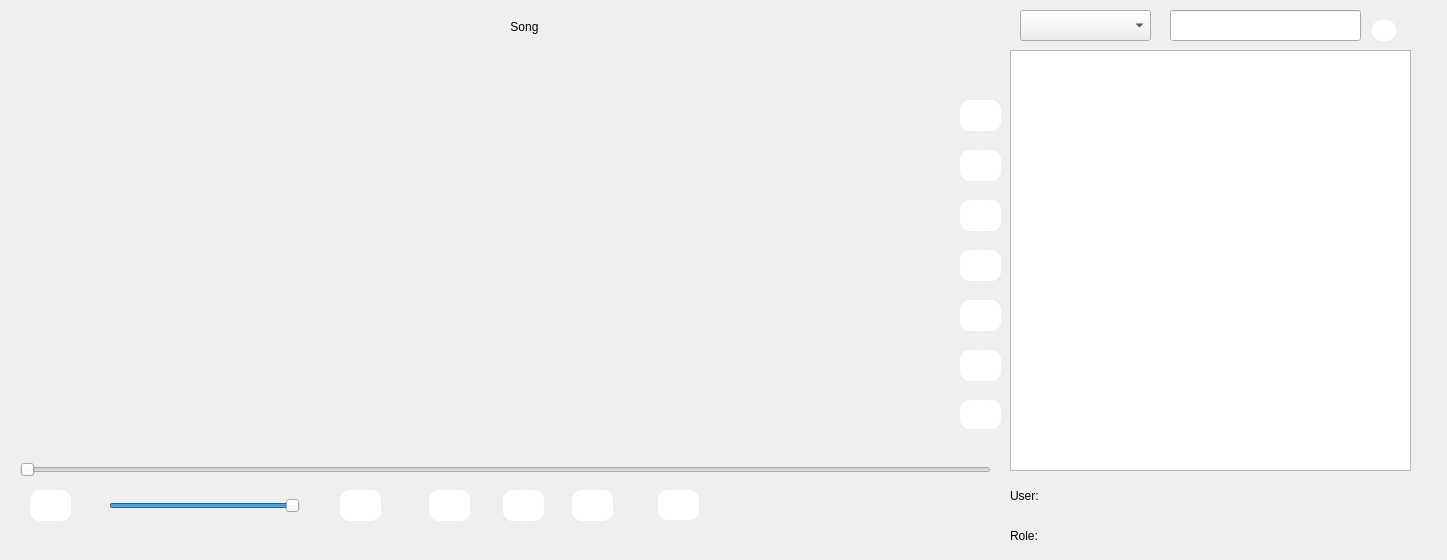
<?xml version="1.0" encoding="UTF-8"?>
<ui version="4.0">
 <class>MainWindow</class>
 <widget class="QMainWindow" name="MainWindow">
  <property name="geometry">
   <rect>
    <x>0</x>
    <y>0</y>
    <width>1447</width>
    <height>560</height>
   </rect>
  </property>
  <property name="sizePolicy">
   <sizepolicy hsizetype="Fixed" vsizetype="Fixed">
    <horstretch>0</horstretch>
    <verstretch>0</verstretch>
   </sizepolicy>
  </property>
  <property name="windowTitle">
   <string>Music Player</string>
  </property>
  <widget class="QWidget" name="centralWidget">
   <property name="sizePolicy">
    <sizepolicy hsizetype="Fixed" vsizetype="Fixed">
     <horstretch>0</horstretch>
     <verstretch>0</verstretch>
    </sizepolicy>
   </property>
   <widget class="QSlider" name="seekBar">
    <property name="geometry">
     <rect>
      <x>20</x>
      <y>460</y>
      <width>971</width>
      <height>20</height>
     </rect>
    </property>
    <property name="mouseTracking">
     <bool>true</bool>
    </property>
    <property name="focusPolicy">
     <enum>Qt::NoFocus</enum>
    </property>
    <property name="acceptDrops">
     <bool>false</bool>
    </property>
    <property name="maximum">
     <number>1000</number>
    </property>
    <property name="orientation">
     <enum>Qt::Horizontal</enum>
    </property>
   </widget>
   <widget class="QPushButton" name="back">
    <property name="geometry">
     <rect>
      <x>429</x>
      <y>490</y>
      <width>41</width>
      <height>31</height>
     </rect>
    </property>
    <property name="cursor">
     <cursorShape>OpenHandCursor</cursorShape>
    </property>
    <property name="focusPolicy">
     <enum>Qt::NoFocus</enum>
    </property>
    <property name="styleSheet">
     <string notr="true">QPushButton{
	border-radius:10px;
	background:white;
}</string>
    </property>
    <property name="text">
     <string/>
    </property>
   </widget>
   <widget class="QPushButton" name="play">
    <property name="geometry">
     <rect>
      <x>503</x>
      <y>490</y>
      <width>41</width>
      <height>31</height>
     </rect>
    </property>
    <property name="cursor">
     <cursorShape>OpenHandCursor</cursorShape>
    </property>
    <property name="focusPolicy">
     <enum>Qt::NoFocus</enum>
    </property>
    <property name="styleSheet">
     <string notr="true">QPushButton{
	border-radius:10px;
	background:white;
}</string>
    </property>
    <property name="text">
     <string/>
    </property>
    <property name="checkable">
     <bool>true</bool>
    </property>
    <property name="checked">
     <bool>true</bool>
    </property>
   </widget>
   <widget class="QPushButton" name="forward">
    <property name="geometry">
     <rect>
      <x>572</x>
      <y>490</y>
      <width>41</width>
      <height>31</height>
     </rect>
    </property>
    <property name="cursor">
     <cursorShape>OpenHandCursor</cursorShape>
    </property>
    <property name="focusPolicy">
     <enum>Qt::NoFocus</enum>
    </property>
    <property name="styleSheet">
     <string notr="true">QPushButton{
	border-radius:10px;
	background:white;
}</string>
    </property>
    <property name="text">
     <string/>
    </property>
   </widget>
   <widget class="QLabel" name="currentSong">
    <property name="geometry">
     <rect>
      <x>84</x>
      <y>11</y>
      <width>881</width>
      <height>31</height>
     </rect>
    </property>
    <property name="styleSheet">
     <string notr="true">font: 600 12pt &quot;Segoe UI Variable Text Semibold&quot;;</string>
    </property>
    <property name="text">
     <string>Song</string>
    </property>
    <property name="alignment">
     <set>Qt::AlignCenter</set>
    </property>
   </widget>
   <widget class="QListWidget" name="listWidget">
    <property name="geometry">
     <rect>
      <x>1010</x>
      <y>50</y>
      <width>401</width>
      <height>421</height>
     </rect>
    </property>
    <property name="focusPolicy">
     <enum>Qt::NoFocus</enum>
    </property>
    <property name="contextMenuPolicy">
     <enum>Qt::NoContextMenu</enum>
    </property>
    <property name="editTriggers">
     <set>QAbstractItemView::DoubleClicked</set>
    </property>
    <property name="showDropIndicator" stdset="0">
     <bool>false</bool>
    </property>
    <property name="movement">
     <enum>QListView::Static</enum>
    </property>
    <property name="viewMode">
     <enum>QListView::ListMode</enum>
    </property>
    <property name="currentRow">
     <number>-1</number>
    </property>
   </widget>
   <widget class="QPushButton" name="repeat">
    <property name="geometry">
     <rect>
      <x>658</x>
      <y>490</y>
      <width>41</width>
      <height>30</height>
     </rect>
    </property>
    <property name="cursor">
     <cursorShape>OpenHandCursor</cursorShape>
    </property>
    <property name="focusPolicy">
     <enum>Qt::NoFocus</enum>
    </property>
    <property name="styleSheet">
     <string notr="true">QPushButton{
	border-radius:10px;
	background:white;
}</string>
    </property>
    <property name="text">
     <string/>
    </property>
    <property name="checkable">
     <bool>true</bool>
    </property>
   </widget>
   <widget class="QPushButton" name="shuffle">
    <property name="geometry">
     <rect>
      <x>340</x>
      <y>490</y>
      <width>41</width>
      <height>31</height>
     </rect>
    </property>
    <property name="cursor">
     <cursorShape>OpenHandCursor</cursorShape>
    </property>
    <property name="focusPolicy">
     <enum>Qt::NoFocus</enum>
    </property>
    <property name="styleSheet">
     <string notr="true">QPushButton{
	border-radius:10px;
	background:white;
}</string>
    </property>
    <property name="text">
     <string/>
    </property>
    <property name="checkable">
     <bool>true</bool>
    </property>
   </widget>
   <widget class="QSlider" name="volumeBar">
    <property name="geometry">
     <rect>
      <x>109</x>
      <y>496</y>
      <width>191</width>
      <height>20</height>
     </rect>
    </property>
    <property name="focusPolicy">
     <enum>Qt::NoFocus</enum>
    </property>
    <property name="styleSheet">
     <string notr="true">QSlider{
	color:white;

}</string>
    </property>
    <property name="maximum">
     <number>100</number>
    </property>
    <property name="value">
     <number>100</number>
    </property>
    <property name="orientation">
     <enum>Qt::Horizontal</enum>
    </property>
    <property name="invertedAppearance">
     <bool>false</bool>
    </property>
    <property name="invertedControls">
     <bool>false</bool>
    </property>
   </widget>
   <widget class="QPushButton" name="mute">
    <property name="geometry">
     <rect>
      <x>30</x>
      <y>490</y>
      <width>41</width>
      <height>31</height>
     </rect>
    </property>
    <property name="cursor">
     <cursorShape>OpenHandCursor</cursorShape>
    </property>
    <property name="focusPolicy">
     <enum>Qt::NoFocus</enum>
    </property>
    <property name="styleSheet">
     <string notr="true">QPushButton{
	border-radius:10px;
	background:white;
}</string>
    </property>
    <property name="text">
     <string/>
    </property>
    <property name="checkable">
     <bool>true</bool>
    </property>
    <property name="checked">
     <bool>false</bool>
    </property>
    <property name="autoRepeat">
     <bool>false</bool>
    </property>
    <property name="flat">
     <bool>false</bool>
    </property>
   </widget>
   <widget class="QLabel" name="imgMusic">
    <property name="geometry">
     <rect>
      <x>50</x>
      <y>40</y>
      <width>871</width>
      <height>391</height>
     </rect>
    </property>
    <property name="text">
     <string/>
    </property>
   </widget>
   <widget class="QPushButton" name="btnLogout">
    <property name="geometry">
     <rect>
      <x>960</x>
      <y>400</y>
      <width>41</width>
      <height>29</height>
     </rect>
    </property>
    <property name="cursor">
     <cursorShape>OpenHandCursor</cursorShape>
    </property>
    <property name="styleSheet">
     <string notr="true">QPushButton{
	border-radius:10px;
	background:white;
}</string>
    </property>
    <property name="text">
     <string/>
    </property>
   </widget>
   <widget class="QPushButton" name="pushButton">
    <property name="geometry">
     <rect>
      <x>960</x>
      <y>200</y>
      <width>41</width>
      <height>31</height>
     </rect>
    </property>
    <property name="cursor">
     <cursorShape>OpenHandCursor</cursorShape>
    </property>
    <property name="styleSheet">
     <string notr="true">QPushButton{
	border-radius:10px;
	background:white;
}</string>
    </property>
    <property name="text">
     <string/>
    </property>
   </widget>
   <widget class="QLabel" name="userOnl">
    <property name="geometry">
     <rect>
      <x>1010</x>
      <y>480</y>
      <width>130</width>
      <height>31</height>
     </rect>
    </property>
    <property name="styleSheet">
     <string notr="true">font: 600 italic 12pt &quot;Sitka Display Semibold&quot;;
color:black;</string>
    </property>
    <property name="text">
     <string>User:</string>
    </property>
   </widget>
   <widget class="QPushButton" name="btnListUser">
    <property name="geometry">
     <rect>
      <x>960</x>
      <y>350</y>
      <width>41</width>
      <height>31</height>
     </rect>
    </property>
    <property name="cursor">
     <cursorShape>OpenHandCursor</cursorShape>
    </property>
    <property name="styleSheet">
     <string notr="true">QPushButton{
	border-radius:10px;
	background:white;
}</string>
    </property>
    <property name="text">
     <string/>
    </property>
   </widget>
   <widget class="QPushButton" name="btnProfile">
    <property name="geometry">
     <rect>
      <x>960</x>
      <y>300</y>
      <width>41</width>
      <height>31</height>
     </rect>
    </property>
    <property name="cursor">
     <cursorShape>OpenHandCursor</cursorShape>
    </property>
    <property name="styleSheet">
     <string notr="true">QPushButton{
	border-radius:10px;
	background:white;
}</string>
    </property>
    <property name="text">
     <string/>
    </property>
   </widget>
   <widget class="QPushButton" name="addMusic">
    <property name="geometry">
     <rect>
      <x>960</x>
      <y>100</y>
      <width>41</width>
      <height>31</height>
     </rect>
    </property>
    <property name="cursor">
     <cursorShape>OpenHandCursor</cursorShape>
    </property>
    <property name="styleSheet">
     <string notr="true">QPushButton{
	border-radius:10px;
	background:white;
}</string>
    </property>
    <property name="text">
     <string/>
    </property>
   </widget>
   <widget class="QPushButton" name="deleteMusic">
    <property name="geometry">
     <rect>
      <x>960</x>
      <y>150</y>
      <width>41</width>
      <height>31</height>
     </rect>
    </property>
    <property name="cursor">
     <cursorShape>OpenHandCursor</cursorShape>
    </property>
    <property name="styleSheet">
     <string notr="true">QPushButton{
	border-radius:10px;
	background:white;
}</string>
    </property>
    <property name="text">
     <string/>
    </property>
   </widget>
   <widget class="QPushButton" name="editMusic">
    <property name="geometry">
     <rect>
      <x>960</x>
      <y>250</y>
      <width>41</width>
      <height>31</height>
     </rect>
    </property>
    <property name="cursor">
     <cursorShape>OpenHandCursor</cursorShape>
    </property>
    <property name="styleSheet">
     <string notr="true">QPushButton{
	border-radius:10px;
	background:white;
}</string>
    </property>
    <property name="text">
     <string/>
    </property>
   </widget>
   <widget class="QLabel" name="bgContainer">
    <property name="geometry">
     <rect>
      <x>0</x>
      <y>450</y>
      <width>2391</width>
      <height>201</height>
     </rect>
    </property>
    <property name="text">
     <string/>
    </property>
    <property name="pixmap">
     <pixmap>../../Image/Hinh-Nen-Trang-10.webp</pixmap>
    </property>
   </widget>
   <widget class="QLabel" name="label">
    <property name="geometry">
     <rect>
      <x>380</x>
      <y>530</y>
      <width>63</width>
      <height>20</height>
     </rect>
    </property>
    <property name="text">
     <string/>
    </property>
   </widget>
   <widget class="QLabel" name="bgContent">
    <property name="geometry">
     <rect>
      <x>1010</x>
      <y>0</y>
      <width>441</width>
      <height>451</height>
     </rect>
    </property>
    <property name="text">
     <string/>
    </property>
    <property name="pixmap">
     <pixmap>../../Image/Hinh-Nen-Trang-10.webp</pixmap>
    </property>
   </widget>
   <widget class="QComboBox" name="selectCategory">
    <property name="geometry">
     <rect>
      <x>1020</x>
      <y>10</y>
      <width>131</width>
      <height>31</height>
     </rect>
    </property>
    <property name="cursor">
     <cursorShape>OpenHandCursor</cursorShape>
    </property>
    <property name="styleSheet">
     <string notr="true">font: 600 italic 10pt &quot;Sitka Display Semibold&quot;;</string>
    </property>
   </widget>
   <widget class="QLineEdit" name="searchBar">
    <property name="geometry">
     <rect>
      <x>1170</x>
      <y>10</y>
      <width>191</width>
      <height>31</height>
     </rect>
    </property>
    <property name="cursor">
     <cursorShape>ArrowCursor</cursorShape>
    </property>
    <property name="mouseTracking">
     <bool>false</bool>
    </property>
    <property name="cursorPosition">
     <number>0</number>
    </property>
    <property name="readOnly">
     <bool>false</bool>
    </property>
   </widget>
   <widget class="QPushButton" name="btnReload">
    <property name="geometry">
     <rect>
      <x>1372</x>
      <y>20</y>
      <width>24</width>
      <height>21</height>
     </rect>
    </property>
    <property name="cursor">
     <cursorShape>OpenHandCursor</cursorShape>
    </property>
    <property name="styleSheet">
     <string notr="true">QPushButton{
	border-radius:10px;
	background:white;
}</string>
    </property>
    <property name="text">
     <string/>
    </property>
   </widget>
   <widget class="QLabel" name="userInfo">
    <property name="geometry">
     <rect>
      <x>1149</x>
      <y>480</y>
      <width>261</width>
      <height>31</height>
     </rect>
    </property>
    <property name="styleSheet">
     <string notr="true">font: 600 italic 12pt &quot;Sitka Display Semibold&quot;;
color:black;</string>
    </property>
    <property name="text">
     <string/>
    </property>
   </widget>
   <widget class="QLabel" name="label_3">
    <property name="geometry">
     <rect>
      <x>1010</x>
      <y>520</y>
      <width>130</width>
      <height>31</height>
     </rect>
    </property>
    <property name="styleSheet">
     <string notr="true">font: 600 italic 12pt &quot;Sitka Display Semibold&quot;;
color:black;
</string>
    </property>
    <property name="text">
     <string>Role:</string>
    </property>
   </widget>
   <widget class="QLabel" name="roleInfo">
    <property name="geometry">
     <rect>
      <x>1150</x>
      <y>520</y>
      <width>260</width>
      <height>31</height>
     </rect>
    </property>
    <property name="styleSheet">
     <string notr="true">font: 600 italic 12pt &quot;Sitka Display Semibold&quot;;
color:black;</string>
    </property>
    <property name="text">
     <string/>
    </property>
   </widget>
   <zorder>bgContent</zorder>
   <zorder>imgMusic</zorder>
   <zorder>bgContainer</zorder>
   <zorder>btnListUser</zorder>
   <zorder>btnProfile</zorder>
   <zorder>addMusic</zorder>
   <zorder>deleteMusic</zorder>
   <zorder>editMusic</zorder>
   <zorder>seekBar</zorder>
   <zorder>back</zorder>
   <zorder>play</zorder>
   <zorder>forward</zorder>
   <zorder>currentSong</zorder>
   <zorder>listWidget</zorder>
   <zorder>repeat</zorder>
   <zorder>shuffle</zorder>
   <zorder>volumeBar</zorder>
   <zorder>mute</zorder>
   <zorder>btnLogout</zorder>
   <zorder>pushButton</zorder>
   <zorder>userOnl</zorder>
   <zorder>label</zorder>
   <zorder>selectCategory</zorder>
   <zorder>searchBar</zorder>
   <zorder>btnReload</zorder>
   <zorder>userInfo</zorder>
   <zorder>label_3</zorder>
   <zorder>roleInfo</zorder>
  </widget>
 </widget>
 <layoutdefault spacing="6" margin="11"/>
 <resources/>
 <connections/>
</ui>
